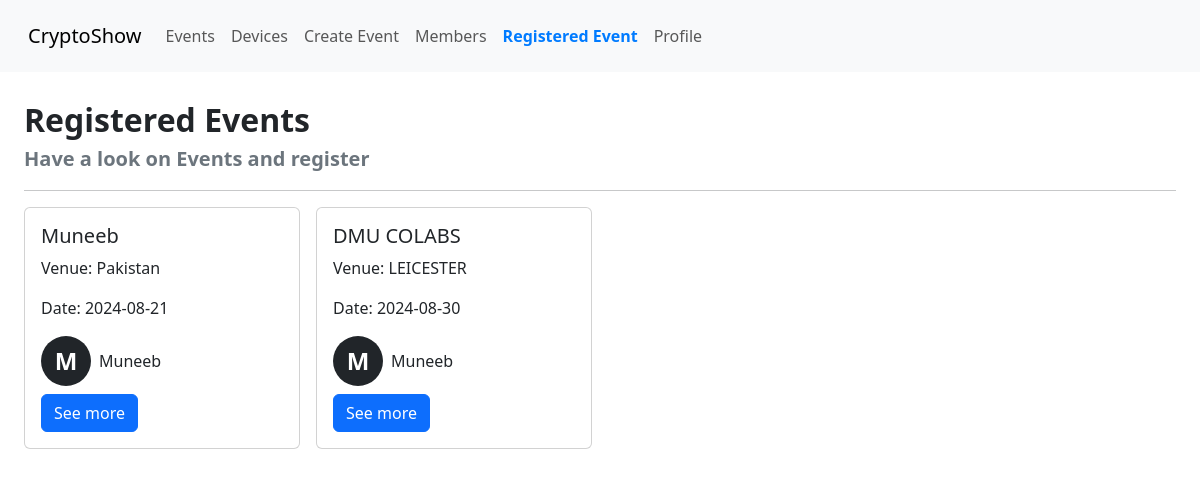
Page /Events/RegisteredEvent.php (signed in) on the committed database.
### tables this page shows
CREATE TABLE Event_Device (
    event_device_id INTEGER PRIMARY KEY AUTOINCREMENT,
    fk_event_id INTEGER,
    fk_device_id INTEGER,
    fk_user_id INTEGER,
    FOREIGN KEY (fk_event_id) REFERENCES Event(event_id) ON DELETE CASCADE,
    FOREIGN KEY (fk_device_id) REFERENCES Crypto_Device(crypto_device_id) ON DELETE CASCADE,
    FOREIGN KEY (fk_user_id) REFERENCES Registered_User(user_id) ON DELETE CASCADE,
    UNIQUE(fk_event_id, fk_device_id) -- Ensure a device is not registered twice for the same event
);

CREATE TABLE "Event" (
	"event_id"	INTEGER,
	"event_name"	VARCHAR(255),
	"event_date"	DATE,
	"event_venue"	VARCHAR(255),
	"event_creator_id"	INT,
	"event_published"	BOOLEAN DEFAULT 1,
	FOREIGN KEY("event_creator_id") REFERENCES "Registered_User"("user_id") ON DELETE CASCADE,
	PRIMARY KEY("event_id" AUTOINCREMENT)
);

CREATE TABLE "Registered_User" (
	"user_id"	INTEGER,
	"user_nickname"	TEXT,
	"user_name"	TEXT,
	"user_email"	TEXT UNIQUE,
	"user_hashed_password"	TEXT,
	"user_auth_level"	INT DEFAULT 1,
	"user_device_count"	INTEGER DEFAULT 0,
	"user_registered_timestamp"	TIMESTAMP DEFAULT CURRENT_TIMESTAMP,
	PRIMARY KEY("user_id" AUTOINCREMENT)
);

### Events/RegisteredEvent.php (the view, shortened to what this page needs)
<!DOCTYPE html>
<html lang="en">
<head>
</head>
<body>
    <?php include_once '../component/navbar/navbar.php';
    ?>
    <div class="d-flex flex-col">
        <div class="gap-y-4 p-4 w-100">
            <div class="d-flex align-items-center">
                <div class="d-flex flex-column">
                    <p class="fs-2 fw-bold p-0 m-0">Registered Events</p>
                    <p class="fs-5 fw-semibold p-0 m-0 text-secondary">Have a look on Events and register</p>
                </div>
            </div>
            <hr/>
            <div class="row row-cols-2 row-cols-lg-4 g-2 g-lg-3 g-2 g-lg-3">
                <?php
                    $userID = $_SESSION['user_id'];
                    $sql = "SELECT Event.*,Registered_User.*, Event_Device.fk_event_id
                    FROM Event_Device
                    JOIN Event ON Event.event_id = Event_Device.fk_event_id
                    JOIN Registered_User ON Registered_User.user_id = Event_Device.fk_user_id
                    WHERE Event_Device.fk_user_id = '$userID';
                    ";
                    $stmt = $db->prepare($sql);
                    $result = $stmt->execute();
                if ($result->fetchArray(SQLITE3_ASSOC)) {
                    $result->reset();
                    while ($row = $result->fetchArray(SQLITE3_ASSOC)) {
                        $lastNameInitial = strtoupper($row['user_name'][0]);
                        echo '<div class="col">';
                        echo '    <div class="card">';
                        echo '        <div class="card-body">';
                        echo '            <h5 class="card-title">' . htmlspecialchars($row['event_name']) . '</h5>';
                        echo '            <p class="card-text">Venue: ' . htmlspecialchars($row['event_venue']) . '</p>';
                        echo '            <p class="card-text">Date: ' . htmlspecialchars($row['event_date']) . '</p>';
                        echo '            <div class="d-flex justify-content-even align-items-center my-2 gap-2">
                        <p style="height: 50px; width: 50px;" class="bg-dark rounded-circle d-flex justify-content-center align-items-center text-center text-white fs-4 fw-semibold m-0 p-0"> ' . $lastNameInitial . '</p>
                        <p class="m-0 p-0"> ' . htmlspecialchars($row['user_name']) . '</p>
                    </div>';
                        echo '            <a href="EventDetails.php?event_id='.$row["event_id"].'" class="btn btn-primary">See more</a>';
                        echo '        </div>';
                        echo '    </div>';
                        echo '</div>';
                    }
                } else {
                    echo '<p class="mt-5 text-center w-100 fs-4 text-secondary">No events found.</p>';
                }
                ?>
            </div>
        </div>
    </div>
</body>
</html>

### rows in the picture
event_device: fk_event.event_name "Muneeb", fk_event.event_venue "Pakistan", fk_event.event_date "2024-08-21", fk_user.user_name "M", fk_user.user_name "Muneeb"
event_device: fk_event.event_name "DMU COLABS", fk_event.event_venue "LEICESTER", fk_event.event_date "2024-08-30", fk_user.user_name "M", fk_user.user_name "Muneeb"
